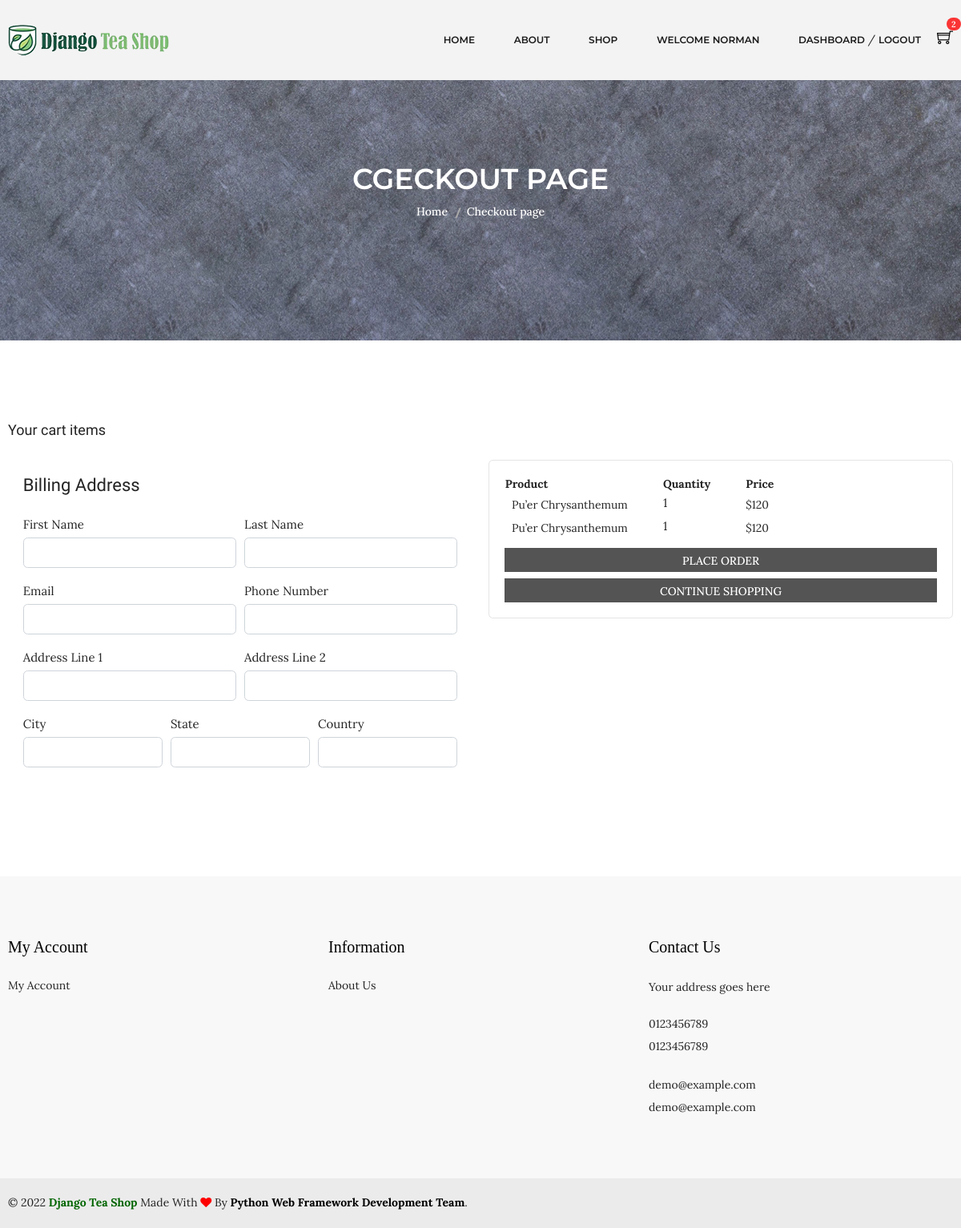
The page /cart/checkout/ (signed in) on the database as committed earlier.
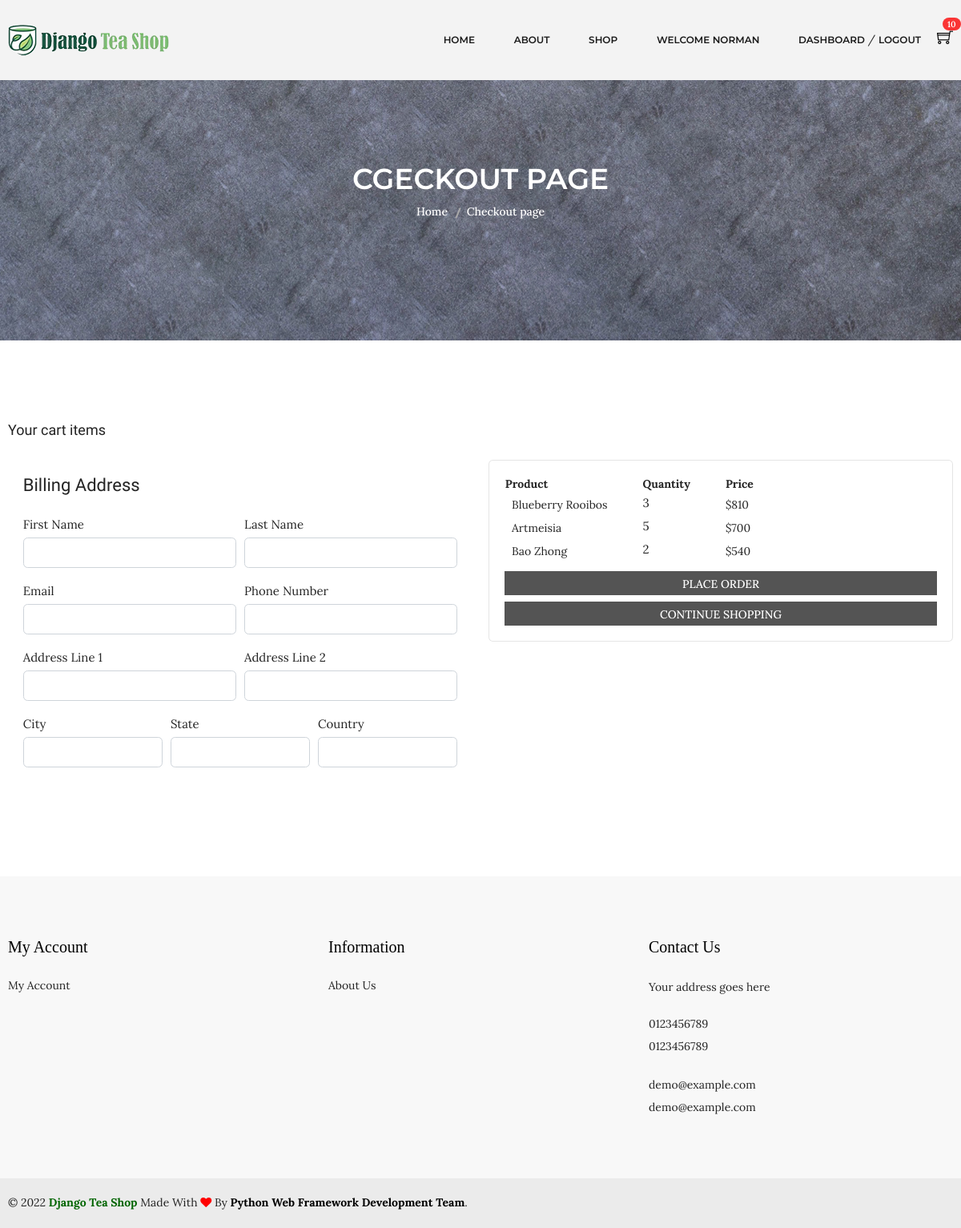
The same page on the database as committed later.
### carts/models.py (models this page shows, shortened)
class CartItem(models.Model):
    user = models.ForeignKey(Account, on_delete=models.CASCADE, null=True)
    variations = models.ManyToManyField(Variation, blank=True)
    product = models.ForeignKey(Product, on_delete=models.CASCADE)
    cart = models.ForeignKey(Cart, on_delete=models.CASCADE, null=True)
    quantity = models.IntegerField()
    is_active = models.BooleanField(default=True)
    def sub_total(self):
        return self.product.discounted_price * self.quantity

### shop/models.py (models this page shows, shortened)
class Product(models.Model):
    tea_name = models.CharField(max_length=100, unique=True)
    tea_type = models.CharField(max_length=100)
    slug = models.SlugField(max_length=100, unique=True)
    origin = models.CharField(max_length=100)
    color = models.CharField(max_length=50, blank=True)
    aroma = models.CharField(max_length=100, blank=True)
    taste = models.CharField(max_length=100, blank=True)
    tea_nature  = models.CharField(max_length=100, blank=True)
    is_available = models.BooleanField(default=True)
    is_new = models.BooleanField(default=False)
    properties = models.TextField(max_length=300, blank=True)
    weight = models.IntegerField()
    original_price = models.IntegerField()
    discounted_price = models.IntegerField()
    discount_rate = models.IntegerField(blank=True)
    photo_1 = models.ImageField(upload_to='photos/%Y/%m/%d', blank=True)
    photo_1_t = models.ImageField(upload_to='photos/%Y/%m/%d', blank=True)
    photo_1_z = models.ImageField(upload_to='photos/%Y/%m/%d', blank=True)
    photo_2 = models.ImageField(upload_to='photos/%Y/%m/%d', blank=True)
    photo_2_t = models.ImageField(upload_to='photos/%Y/%m/%d', blank=True)
    photo_2_z = models.ImageField(upload_to='photos/%Y/%m/%d', blank=True)
    photo_3 = models.ImageField(upload_to='photos/%Y/%m/%d', blank=True)
    photo_3_t = models.ImageField(upload_to='photos/%Y/%m/%d', blank=True)
    photo_3_z = models.ImageField(upload_to='photos/%Y/%m/%d', blank=True)
    photo_4 = models.ImageField(upload_to='photos/%Y/%m/%d', blank=True)
    photo_4_t = models.ImageField(upload_to='photos/%Y/%m/%d', blank=True)
    photo_4_z = models.ImageField(upload_to='photos/%Y/%m/%d', blank=True)
    created_date = models.DateTimeField(default=datetime.now)
    modified_date = models.DateTimeField(default=datetime.now)
    stars = models.IntegerField()
    store = models.IntegerField()
    category = models.ForeignKey(Category, on_delete=models.CASCADE)
    def get_url(self):
        return reverse('product_detail', args=[self.category.slug, self.slug])

### carts/views.py (the view)
# urls.py: path('checkout/', views.checkout, name='checkout'),
@login_required(login_url='login')
def checkout(request, total=0, quantity=0, cart_items=None):
    try:
        grand_total = 0
        if request.user.is_authenticated:
            cart_items = CartItem.objects.filter(user=request.user, is_active=True)
        else:
            cart = Cart.objects.get(cart_id=_cart_id(request))
            cart_items = CartItem.objects.filter(cart=cart, is_active=True)
        for cart_item in cart_items:
            total += (cart_item.product.discounted_price * cart_item.quantity)
            quantity += cart_item.quantity
        grand_total = total
    except ObjectDoesNotExist:
        pass # just ignore
    context = {
        'total': total,
        'quantity': quantity,
        'cart_items': cart_items,
        'grand_total': grand_total,
    }
    return render(request, 'shop/checkout.html', context)

### carts/context_processors.py (called while the page is built)
def counter(request):
    cart_count = 0
    if 'admin' in request.path:
        return {}
    else:
        try:
            cart = Cart.objects.filter(cart_id=_cart_id(request))
            if request.user.is_authenticated:
                cart_items = CartItem.objects.all().filter(user=request.user)
            else:
                cart_items = CartItem.objects.all().filter(cart=cart[:1])
            for cart_item in cart_items:
                cart_count += cart_item.quantity
        except cart.DoesNotExist:
            cart_count = 0
    return dict(cart_count=cart_count)

### carts/views.py (called while the page is built)
def _cart_id(request):
    cart = request.session.session_key
    if not cart:
        cart = request.session.create()
    return cart

### category/context_processors.py (called while the page is built)
def menu_links(request):
    links = Category.objects.all()
    return dict(links=links)

### templates/shop/checkout.html (shortened to what this page needs)
{% extends 'base.html' %}
{% load static %}
{% block content %}
<div class="breadcrumb-area ptb-150" style="background-image: url(../../static/img/banner/banner.jpg)">
  <div class="container">
    <div class="breadcrumb-content text-center mt-50">
      <h3>CGECKOUT PAGE</h3>
      <ul>
        <li><a href="{% url 'index' %}">Home</a></li>
        <li class="active">Checkout page</li>
      </ul>
    </div>
  </div>
</div>
<div class="cart-main-area ptb-100">
  <div class="container">
    <h3 class="page-title">Your cart items</h3>
    <div class="row">
      <aside class="col-lg-6">
        <div class="card-body">
          <h4 class="card-title mb-4">Billing Address</h4>
          <form action="{% url 'place_order' %}" method="POST">
            <div class="form-row">
              <div class="col form-group">
                <label for="">First Name</label>
                <input type="text" name="first_name" class="form-control" required>
              </div>
              <div class="col form-group">
                <label for="">Last Name</label>
                <input type="text" name="last_name" class="form-control" required>
              </div>
            </div>
          <div class="form-row">
            <div class="col form-group">
              <label for="">Email</label>
              <input type="email" name="email" class="form-control" required>
            </div>
            <div class="col form-group">
              <label for="">Phone Number</label>
              <input type="text" name="phone" class="form-control" required>
            </div>
          </div>
        <div class="form-row">
          <div class="col form-group">
            <label for="">Address Line 1</label>
            <input type="text" name="address_line_1" class="form-control" required>
          </div>
          <div class="col form-group">
            <label for="">Address Line 2</label>
            <input type="text" name="address_line_2" class="form-control">
          </div>
        </div>
        <div class="form-row">
          <div class="col form-group">
            <label for="">City</label>
            <input type="text" name="city" class="form-control" required>
          </div>
          <div class="col form-group">
            <label for="">State</label>
            <input type="text" name="state" class="form-control" required>
          </div>
          <div class="col form-group">
            <label for="">Country</label>
            <input type="text" name="country" class="form-control" required>
          </div>
        </div>
      </aside>
      <aside class="col-lg-6">
        <div class="card">
          <div class="card-body">
            <table style="border: 0px; margin-bottom: 10px">
              <thead>
                <tr>
                  <th>Product&#x2003;&#x2003;&#x2003;</th>
                  <th>Quantity&#x2003;&#x2003;&#x2003;</th>
                  <th>Price</th>
                </tr>
              </thead>
              <tbody>
                {% for cart_item in cart_items %}
                <tr>
                  <td class="product-thumbnail">
                    <a href="{{ cart_item.product.get_url }}"
                      >{{ cart_item.product.tea_name }}&#x2003;&#x2003;&#x2003;</a
                    >
                  </td>
                  <td class="product-quantity">
                    <div class="input-group input-spinner">
                      <label for="">{{cart_item.quantity}}</label>
                    </div>
                  </td>
                  <td class="product-subtotal">${{ cart_item.sub_total }}</td>
                </tr>
                {% endfor %}
              </tbody>
            </table>
            <button type="submit" name="submit" class="btn btn-secondary btn-block">PLACE ORDER</button>
            <a href="{% url 'shop' %}" class="btn btn-secondary btn-block" style="text-align: center">CONTINUE SHOPPING</a>
        </div>
        </div>
      </aside>
    </div>
  </div>
</div>
{% endblock %}

### templates/partials/_navbar.html (shortened to what this page needs)
{% load static %}
<header class="header-area gray-bg clearfix fixed-top">
  <div class="header-bottom">
    <div class="container">
      <div class="row">
        <div class="col-lg-3 col-md-4 col-6">
          <div class="logo">
            <a href="{% url 'index' %}">
              <img alt="" src="{% static 'img/logo/logo.png' %}" />
            </a>
          </div>
        </div>
        <div class="col-lg-9 col-md-8 col-6">
          <div class="header-bottom-right">
            <div class="main-menu">
              <nav>
                <ul>
                  <li class="top-hover">
                    <a href="{% url 'index' %}">home</a>
                  </li>
                  <li><a href="{% url 'about' %}">about</a></li>
                  <li class="mega-menu-position top-hover">
                    <a href="{% url 'shop' %}">shop</a>
                  </li>
                  {% if user.id is None %}
                  <li class="top-hover">
                    <a href="{% url 'login' %}">login</a> / <a href="{% url 'register' %}">register</a>
                  </li>
                  {% else %}
                  <li><a href="#">Welcome {{ user.first_name }}</a></li>
                  <li class="top-hover">
                    <a href="{% url 'dashboard' %}">dashboard</a> / <a href="{% url 'logout' %}">logout</a>
                  </li>
                  {% endif %}
                </ul>
              </nav>
            </div>
            <div class="header-cart">
              <a href="{% url 'cart' %}" class="widget-header">
              <div class="cart-icon">
                <i class="ti-shopping-cart"></i>
              </div><span class="badge badge-pill badge-danger notify mt-25">{{cart_count}}</span>
            </a>
              </div>
            </div>
          </div>
        </div>
      </div>
    </div>
</header>

Rows that differ between the two databases and show on the page:
removed CartItem: product.tea_name "Pu’er Chrysanthemum", quantity "1", sub_total "120"
removed CartItem: product.tea_name "Pu’er Chrysanthemum", quantity "1", sub_total "120"
added CartItem: product.tea_name "Blueberry Rooibos", quantity "3", sub_total "810"
added CartItem: product.tea_name "Artmeisia", quantity "5", sub_total "700"
added CartItem: product.tea_name "Bao Zhong", quantity "2", sub_total "540"
Other text that changed with them:
{{ cart_count }}: "2" → "10"
